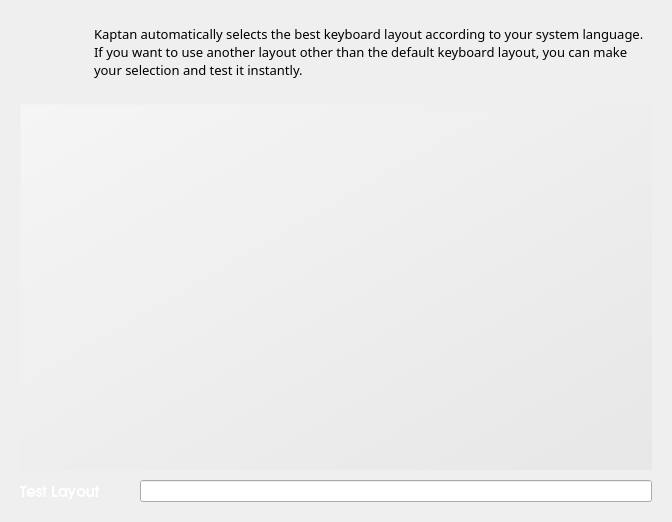
<?xml version="1.0" encoding="UTF-8"?>
<ui version="4.0">
 <class>keyboardWidget</class>
 <widget class="QWidget" name="keyboardWidget">
  <property name="geometry">
   <rect>
    <x>0</x>
    <y>0</y>
    <width>672</width>
    <height>522</height>
   </rect>
  </property>
  <property name="windowTitle">
   <string>Keyboard</string>
  </property>
  <layout class="QGridLayout" name="gridLayout">
   <property name="margin">
    <number>20</number>
   </property>
   <property name="spacing">
    <number>0</number>
   </property>
   <item row="0" column="0">
    <widget class="QLabel" name="label_2">
     <property name="minimumSize">
      <size>
       <width>64</width>
       <height>64</height>
      </size>
     </property>
     <property name="maximumSize">
      <size>
       <width>64</width>
       <height>64</height>
      </size>
     </property>
     <property name="text">
      <string/>
     </property>
     <property name="pixmap">
      <pixmap resource="../data/kaptan.qrc">:/raw/pixmap/preferences-desktop-keyboard.png</pixmap>
     </property>
    </widget>
   </item>
   <item row="0" column="1">
    <widget class="QLabel" name="description">
     <property name="minimumSize">
      <size>
       <width>300</width>
       <height>0</height>
      </size>
     </property>
     <property name="font">
      <font>
       <family>Sans Serif</family>
       <pointsize>10</pointsize>
      </font>
     </property>
     <property name="styleSheet">
      <string notr="true"/>
     </property>
     <property name="text">
      <string>Kaptan automatically selects the best keyboard layout according to your system language. If you want to use another layout other than the default keyboard layout, you can make your selection and test it instantly.</string>
     </property>
     <property name="wordWrap">
      <bool>true</bool>
     </property>
     <property name="indent">
      <number>10</number>
     </property>
    </widget>
   </item>
   <item row="1" column="0">
    <spacer name="verticalSpacer_6">
     <property name="orientation">
      <enum>Qt::Vertical</enum>
     </property>
     <property name="sizeType">
      <enum>QSizePolicy::Fixed</enum>
     </property>
     <property name="sizeHint" stdset="0">
      <size>
       <width>30</width>
       <height>20</height>
      </size>
     </property>
    </spacer>
   </item>
   <item row="2" column="0" colspan="2">
    <layout class="QHBoxLayout" name="horizontalLayout_2">
     <item>
      <layout class="QGridLayout" name="gridLayout_2">
       <item row="0" column="0">
        <widget class="QListWidget" name="listWidgetKeyboard">
         <property name="minimumSize">
          <size>
           <width>0</width>
           <height>20</height>
          </size>
         </property>
         <property name="font">
          <font>
           <family>URW Gothic L</family>
           <pointsize>10</pointsize>
           <weight>50</weight>
           <bold>false</bold>
          </font>
         </property>
         <property name="styleSheet">
          <string notr="true">#listWidgetKeyboard {background-color: qlineargradient(spread:pad, x1:1, y1:1, x2:0, y2:0, stop:0 rgba(219, 219, 219, 100), stop:1 rgba(255, 255, 255, 100));
color: white;

border: 1px solid rgb(236, 236, 236, 80);
}</string>
         </property>
         <property name="frameShape">
          <enum>QFrame::NoFrame</enum>
         </property>
         <property name="alternatingRowColors">
          <bool>false</bool>
         </property>
        </widget>
       </item>
       <item row="1" column="0">
        <layout class="QHBoxLayout" name="horizontalLayout">
         <property name="spacing">
          <number>0</number>
         </property>
         <property name="topMargin">
          <number>10</number>
         </property>
         <item>
          <widget class="QLabel" name="label">
           <property name="font">
            <font>
             <family>URW Gothic L</family>
             <pointsize>11</pointsize>
             <weight>75</weight>
             <bold>true</bold>
            </font>
           </property>
           <property name="styleSheet">
            <string notr="true">color: white;</string>
           </property>
           <property name="text">
            <string>Test Layout</string>
           </property>
          </widget>
         </item>
         <item>
          <spacer name="horizontalSpacer_3">
           <property name="orientation">
            <enum>Qt::Horizontal</enum>
           </property>
           <property name="sizeType">
            <enum>QSizePolicy::Fixed</enum>
           </property>
           <property name="sizeHint" stdset="0">
            <size>
             <width>40</width>
             <height>20</height>
            </size>
           </property>
          </spacer>
         </item>
         <item>
          <widget class="QLineEdit" name="lineEdit">
           <property name="styleSheet">
            <string notr="true">color: rgb(30, 43, 51)</string>
           </property>
          </widget>
         </item>
        </layout>
       </item>
      </layout>
     </item>
    </layout>
   </item>
  </layout>
 </widget>
 <resources>
  <include location="../data/kaptan.qrc"/>
 </resources>
 <connections/>
</ui>
